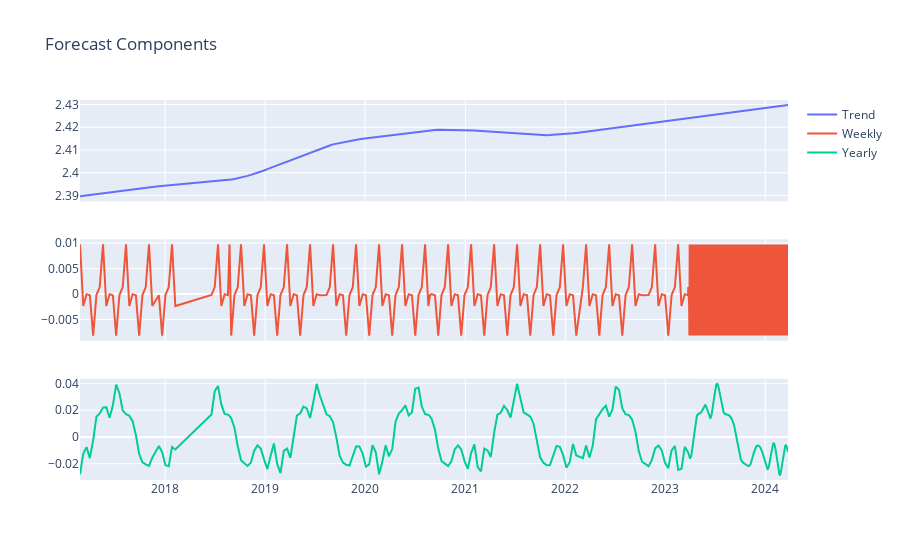

The notebook cell this image was saved under:
### Code cell
import plotly.graph_objs as go
from plotly.subplots import make_subplots

# Assume `forecast` is your Prophet forecast dataframe and `m` is your fitted model
components = m.plot_components(forecast)

# Extract forecast components (you might need to adjust indices and column names based on your forecast dataframe)
trend = forecast['trend']
weekly = forecast['weekly']
yearly = forecast['yearly']
ds = forecast['ds']

# Create subplots
fig = make_subplots(rows=3, cols=1, shared_xaxes=True)

# Plot the trend
fig.add_trace(go.Scatter(x=ds, y=trend, name='Trend'), row=1, col=1)

# Plot the weekly component
fig.add_trace(go.Scatter(x=ds, y=weekly, name='Weekly'), row=2, col=1)

# Plot the yearly component
fig.add_trace(go.Scatter(x=ds, y=yearly, name='Yearly'), row=3, col=1)

# Update layout if needed
fig.update_layout(title='Forecast Components')

# Show the plot
fig.show()

### Figure 1 — Plotly figure (JSON) as saved in the notebook; plotly's stock layout.template omitted (floating-point values rounded to 4 significant figures; data arrays with more than 128 entries replaced by an {"elided": "..."} marker saying what was removed)
{"data": [{"name": "Trend", "type": "scatter", "x": {"elided": "539 str values"}, "xaxis": "x", "y": {"elided": "539 float values"}, "yaxis": "y"}, {"name": "Weekly", "type": "scatter", "x": {"elided": "539 str values"}, "xaxis": "x2", "y": {"elided": "539 float values"}, "yaxis": "y2"}, {"name": "Yearly", "type": "scatter", "x": {"elided": "539 str values"}, "xaxis": "x3", "y": {"elided": "539 float values"}, "yaxis": "y3"}], "layout": {"title": {"text": "Forecast Components"}, "xaxis": {"anchor": "y", "domain": [0, 1], "matches": "x3", "showticklabels": false}, "xaxis2": {"anchor": "y2", "domain": [0, 1], "matches": "x3", "showticklabels": false}, "xaxis3": {"anchor": "y3", "domain": [0, 1]}, "yaxis": {"anchor": "x", "domain": [0.7333, 1]}, "yaxis2": {"anchor": "x2", "domain": [0.3667, 0.6333]}, "yaxis3": {"anchor": "x3", "domain": [0, 0.2667]}}}
